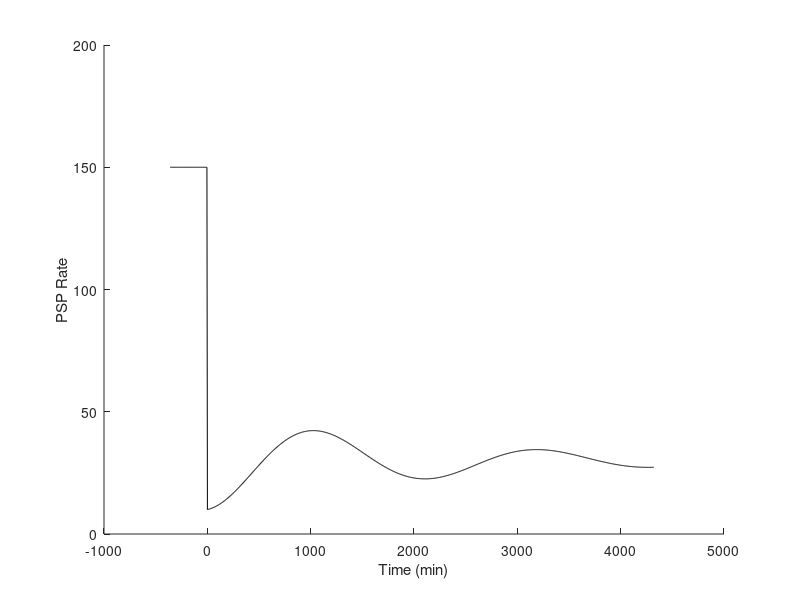

Write MATLAB code to recreate this figure. (Note: this script raises an error after producing the figure.)


figfolder  = '/Users/dl2820/Project Repos/CaHomeostasis/DailyNotebook/Notebook20200707';

%% basic rate step (TTX)

%manip.rate = @(t) 20.*ones(size(t));

parms= struct();
timeparms = struct();
manip = struct();

parms.kf_0 = 1e-4;      %(default: 1e-4) %CamKII-independent (i.e. baseline) phosphorylation rate
parms.kd_0 = 1e-7;  %(default: 1e-5)
parms.k_CaN = 0.11; %(default: 0.15)
parms.Ca_beta = -7.0; %(default: -7.05)
parms.s_beta = -35; %(default: -35)
parms.k_CamK = 0.15; %default: 0.1

timeparms.maxT = 72*60;
timeparms.preT = 5000;

R_pre = 150;
R_post = 25;
t_TTX = 0;

%% Presynaptic frequency fluctuation!
R_res = @(t,R_eq,A,tau,f) R_eq-A.*exp(-t./tau).*cos((t).*2*pi./f);

R_eq = 30; %Equilibrium rate
A = 20;     %Immediate post-TTX rate
tau = 36.*60;   %Decay time constant
f = 36.*60;     %Presynaptic oscillation frequency
%phi = 2;


%manip.rate = @(t) R_post.*(t>=t_TTX) + R_pre.*(t<t_TTX);
manip.rate = @(t) R_res(t,R_eq,A,tau,f).*(t>t_TTX) + R_pre.*(t<t_TTX);


time = linspace(-6,72,1000).*60;
figure
plot(time,manip.rate(time),'k')
box off
xlabel('Time (min)')
ylabel('PSP Rate')

%%

Run_SynHomeo(manip,parms,timeparms,'saveFig',figfolder,'figname','TTXStep_WT')


% TTX Step: Increased Ca_PSP (TS)
parms.Ca_PSP = 2;
Run_SynHomeo(manip,parms,timeparms,'saveFig',figfolder,'figname','TTXStep_TS')
%parms.Ca_PSP = 1; %(Back to default)


